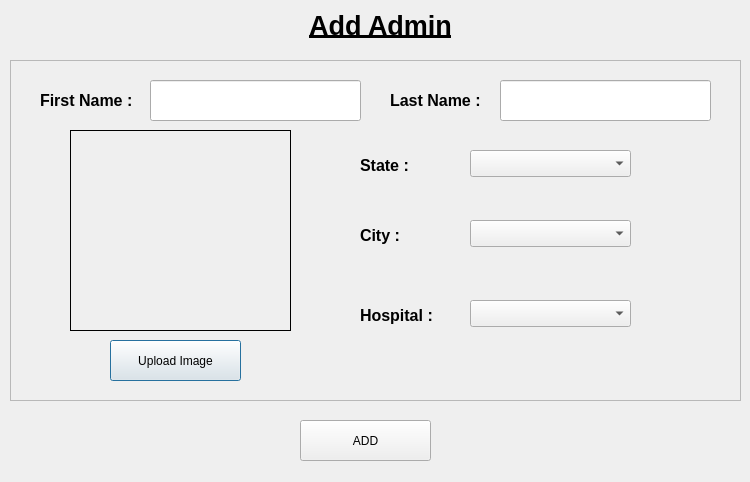
<?xml version="1.0" encoding="UTF-8"?>
<ui version="4.0">
 <class>addAdmin</class>
 <widget class="QDialog" name="addAdmin">
  <property name="geometry">
   <rect>
    <x>0</x>
    <y>0</y>
    <width>750</width>
    <height>482</height>
   </rect>
  </property>
  <property name="windowTitle">
   <string> </string>
  </property>
  <widget class="QFrame" name="frame">
   <property name="geometry">
    <rect>
     <x>10</x>
     <y>60</y>
     <width>731</width>
     <height>341</height>
    </rect>
   </property>
   <property name="styleSheet">
    <string notr="true"/>
   </property>
   <property name="frameShape">
    <enum>QFrame::StyledPanel</enum>
   </property>
   <property name="frameShadow">
    <enum>QFrame::Raised</enum>
   </property>
   <widget class="QLabel" name="firstNameLabel">
    <property name="geometry">
     <rect>
      <x>30</x>
      <y>20</y>
      <width>101</width>
      <height>41</height>
     </rect>
    </property>
    <property name="text">
     <string>&lt;html&gt;&lt;head/&gt;&lt;body&gt;&lt;p&gt;&lt;span style=&quot; font-size:12pt; font-weight:600;&quot;&gt;First Name : &lt;/span&gt;&lt;/p&gt;&lt;/body&gt;&lt;/html&gt;</string>
    </property>
   </widget>
   <widget class="QLineEdit" name="firstName">
    <property name="geometry">
     <rect>
      <x>140</x>
      <y>20</y>
      <width>211</width>
      <height>41</height>
     </rect>
    </property>
   </widget>
   <widget class="QPushButton" name="uploadImage">
    <property name="geometry">
     <rect>
      <x>100</x>
      <y>280</y>
      <width>131</width>
      <height>41</height>
     </rect>
    </property>
    <property name="text">
     <string>Upload Image</string>
    </property>
   </widget>
   <widget class="QWidget" name="widget" native="true">
    <property name="geometry">
     <rect>
      <x>60</x>
      <y>70</y>
      <width>221</width>
      <height>201</height>
     </rect>
    </property>
    <property name="autoFillBackground">
     <bool>false</bool>
    </property>
    <property name="styleSheet">
     <string notr="true">image: url(:/selectImage.png);
border-style:solid;
border-width:1px;
border-color: rgb(0, 0, 0);</string>
    </property>
   </widget>
   <widget class="QLabel" name="lastNameLabel">
    <property name="geometry">
     <rect>
      <x>380</x>
      <y>20</y>
      <width>101</width>
      <height>41</height>
     </rect>
    </property>
    <property name="text">
     <string>&lt;html&gt;&lt;head/&gt;&lt;body&gt;&lt;p&gt;&lt;span style=&quot; font-size:12pt; font-weight:600;&quot;&gt;Last Name : &lt;/span&gt;&lt;/p&gt;&lt;/body&gt;&lt;/html&gt;</string>
    </property>
   </widget>
   <widget class="QLineEdit" name="lastName">
    <property name="geometry">
     <rect>
      <x>490</x>
      <y>20</y>
      <width>211</width>
      <height>41</height>
     </rect>
    </property>
   </widget>
   <widget class="QLabel" name="stateLabel">
    <property name="geometry">
     <rect>
      <x>350</x>
      <y>90</y>
      <width>111</width>
      <height>31</height>
     </rect>
    </property>
    <property name="text">
     <string>&lt;html&gt;&lt;head/&gt;&lt;body&gt;&lt;p&gt;&lt;span style=&quot; font-size:12pt; font-weight:600;&quot;&gt;State : &lt;/span&gt;&lt;/p&gt;&lt;/body&gt;&lt;/html&gt;</string>
    </property>
   </widget>
   <widget class="QLabel" name="cityLabel">
    <property name="geometry">
     <rect>
      <x>350</x>
      <y>160</y>
      <width>111</width>
      <height>31</height>
     </rect>
    </property>
    <property name="text">
     <string>&lt;html&gt;&lt;head/&gt;&lt;body&gt;&lt;p&gt;&lt;span style=&quot; font-size:12pt; font-weight:600;&quot;&gt;City : &lt;/span&gt;&lt;/p&gt;&lt;/body&gt;&lt;/html&gt;</string>
    </property>
   </widget>
   <widget class="QLabel" name="hospitalLabel">
    <property name="geometry">
     <rect>
      <x>350</x>
      <y>240</y>
      <width>111</width>
      <height>31</height>
     </rect>
    </property>
    <property name="text">
     <string>&lt;html&gt;&lt;head/&gt;&lt;body&gt;&lt;p&gt;&lt;span style=&quot; font-size:12pt; font-weight:600;&quot;&gt;Hospital : &lt;/span&gt;&lt;/p&gt;&lt;/body&gt;&lt;/html&gt;</string>
    </property>
   </widget>
   <widget class="QComboBox" name="stateComboBox">
    <property name="geometry">
     <rect>
      <x>460</x>
      <y>90</y>
      <width>161</width>
      <height>27</height>
     </rect>
    </property>
   </widget>
   <widget class="QComboBox" name="cityComboBox">
    <property name="geometry">
     <rect>
      <x>460</x>
      <y>160</y>
      <width>161</width>
      <height>27</height>
     </rect>
    </property>
   </widget>
   <widget class="QComboBox" name="hospitalComboBox">
    <property name="geometry">
     <rect>
      <x>460</x>
      <y>240</y>
      <width>161</width>
      <height>27</height>
     </rect>
    </property>
   </widget>
  </widget>
  <widget class="QPushButton" name="addButton">
   <property name="geometry">
    <rect>
     <x>300</x>
     <y>420</y>
     <width>131</width>
     <height>41</height>
    </rect>
   </property>
   <property name="text">
    <string>ADD</string>
   </property>
  </widget>
  <widget class="QLabel" name="title">
   <property name="geometry">
    <rect>
     <x>250</x>
     <y>0</y>
     <width>261</width>
     <height>51</height>
    </rect>
   </property>
   <property name="text">
    <string>&lt;html&gt;&lt;head/&gt;&lt;body&gt;&lt;p align=&quot;center&quot;&gt;&lt;span style=&quot; font-size:20pt; font-weight:600; text-decoration: underline;&quot;&gt;Add Admin&lt;/span&gt;&lt;/p&gt;&lt;/body&gt;&lt;/html&gt;</string>
   </property>
  </widget>
 </widget>
 <resources>
  <include location="../../../../Images/img.qrc"/>
 </resources>
 <connections/>
</ui>
